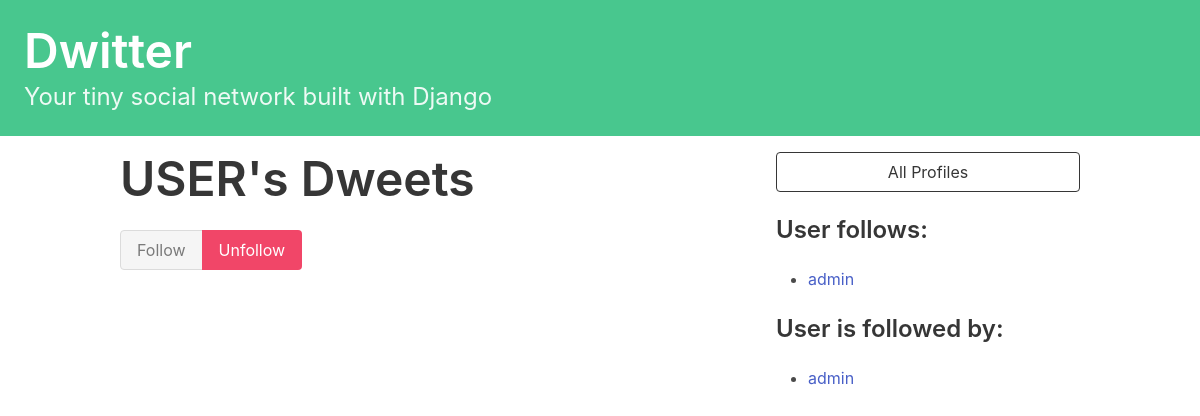
The app's page /profile/2 (signed in), older data.
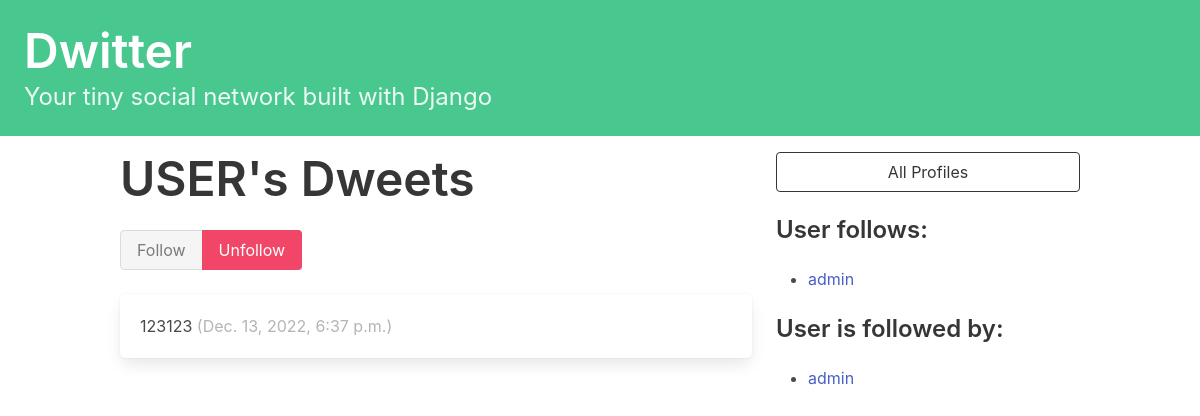
The same page, newer data.
### dwitter/models.py (models this page shows, shortened)
class Profile(models.Model):
    user = models.OneToOneField(User, on_delete=models.CASCADE)
    follows = models.ManyToManyField(
        "self", related_name="followed_by", symmetrical=False, blank=True
    )
    def __str__(self):
        return self.user.username

class Dweet(models.Model):
    user = models.ForeignKey(
        User, related_name="dweets", on_delete=models.DO_NOTHING
    )
    body = models.CharField(max_length=140)
    created_at = models.DateTimeField(auto_now_add=True)

### dwitter/views.py (the view, shortened to what this page needs)
# urls.py: path("profile/<int:pk>", profile, name="profile"),
def profile(request, pk):
    if not hasattr(request.user, 'profile'):
        missing_profile = Profile(user=request.user)
        missing_profile.save()
    profile = Profile.objects.get(pk=pk)
    return render(request, "dwitter/profile.html", {"profile": profile})

### dwitter/templates/dwitter/profile.html (shortened to what this page needs)
{% extends 'base.html' %}
{% block content %}
<div class="column">
    <div class="block">
    <h1 class="title is-1">
        {{profile.user.username|upper}}'s Dweets
    </h1>
    <form method="post">
        <div class="buttons has-addons">
        {% if profile in user.profile.follows.all %}
            <button class="button is-success is-static">
                Follow
            </button>
            <button class="button is-danger"
                    name="follow"
                    value="unfollow">
                Unfollow
            </button>
        {% endif %}
        </div>
    </form>
    </div>
    <div class="content">
        {% for dweet in profile.user.dweets.all %}
            <div class="box">
                {{ dweet.body }}
                <span class="is-small has-text-grey-light">
                    ({{ dweet.created_at }})
                </span>
            </div>
        {% endfor %}
    </div>
</div>
<div class="column is-one-third">
    <div class="block">
        <a href="{% url 'dwitter:profile_list' %}">
            <button class="button is-dark is-outlined is-fullwidth">
                All Profiles
            </button>
        </a>
    </div>
    <div class="block">
        <h3 class="title is-4">
            {{profile.user.username}} follows:
        </h3>
        <div class="content">
            <ul>
            {% for following in profile.follows.all %}
                <li>
                    <a href="{% url 'dwitter:profile' following.id %} ">
                        {{ following }}
                    </a>
                </li>
            {% endfor %}
            </ul>
        </div>
    </div>
    <div class="block">
        <h3 class="title is-4">
            {{profile.user.username}} is followed by:
        </h3>
        <div class="content">
            <ul>
            {% for follower in profile.followed_by.all %}
                <li>
                    <a href="{% url 'dwitter:profile' follower.id %} ">
                        {{ follower }}
                    </a>
                </li>
            {% endfor %}
            </ul>
        </div>
    </div>
</div>
{% endblock content %}

Row changes from the older to the newer data that the page shows:
added Dweet: body "123123", created_at "Dec. 13, 2022, 6:37 p.m."
